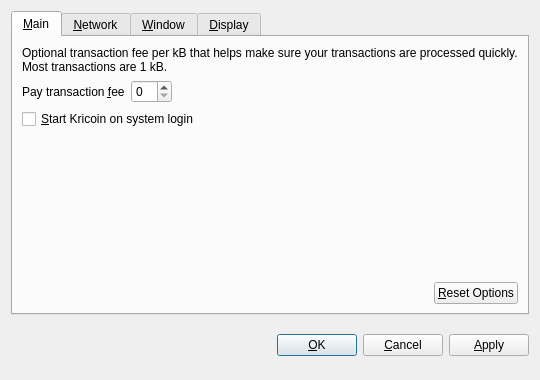
<?xml version="1.0" encoding="UTF-8"?>
<ui version="4.0">
 <class>OptionsDialog</class>
 <widget class="QDialog" name="OptionsDialog">
  <property name="geometry">
   <rect>
    <x>0</x>
    <y>0</y>
    <width>540</width>
    <height>380</height>
   </rect>
  </property>
  <property name="windowTitle">
   <string>Options</string>
  </property>
  <property name="modal">
   <bool>true</bool>
  </property>
  <layout class="QVBoxLayout" name="verticalLayout">
   <item>
    <widget class="QTabWidget" name="tabWidget">
     <property name="tabPosition">
      <enum>QTabWidget::North</enum>
     </property>
     <property name="currentIndex">
      <number>0</number>
     </property>
     <widget class="QWidget" name="tabMain">
      <attribute name="title">
       <string>&amp;Main</string>
      </attribute>
      <layout class="QVBoxLayout" name="verticalLayout_Main">
       <item>
        <widget class="QLabel" name="transactionFeeInfoLabel">
         <property name="text">
          <string>Optional transaction fee per kB that helps make sure your transactions are processed quickly. Most transactions are 1 kB.</string>
         </property>
         <property name="textFormat">
          <enum>Qt::PlainText</enum>
         </property>
         <property name="wordWrap">
          <bool>true</bool>
         </property>
        </widget>
       </item>
       <item>
        <layout class="QHBoxLayout" name="horizontalLayout_1_Main">
         <item>
          <widget class="QLabel" name="transactionFeeLabel">
           <property name="text">
            <string>Pay transaction &amp;fee</string>
           </property>
           <property name="textFormat">
            <enum>Qt::PlainText</enum>
           </property>
           <property name="buddy">
            <cstring>transactionFee</cstring>
           </property>
          </widget>
         </item>
         <item>
          <widget class="BitcoinAmountField" name="transactionFee"/>
         </item>
         <item>
          <spacer name="horizontalSpacer_1_Main">
           <property name="orientation">
            <enum>Qt::Horizontal</enum>
           </property>
           <property name="sizeHint" stdset="0">
            <size>
             <width>40</width>
             <height>20</height>
            </size>
           </property>
          </spacer>
         </item>
        </layout>
       </item>
       <item>
        <widget class="QCheckBox" name="bitcoinAtStartup">
         <property name="toolTip">
          <string>Automatically start Kricoin after logging in to the system.</string>
         </property>
         <property name="text">
          <string>&amp;Start Kricoin on system login</string>
         </property>
        </widget>
       </item>
       <item>
        <spacer name="verticalSpacer_Main">
         <property name="orientation">
          <enum>Qt::Vertical</enum>
         </property>
         <property name="sizeHint" stdset="0">
          <size>
           <width>20</width>
           <height>40</height>
          </size>
         </property>
        </spacer>
       </item>
       <item>
        <layout class="QHBoxLayout" name="horizontalLayout_2_Main">
         <item>
          <spacer name="horizontalSpacer_2_Main">
           <property name="orientation">
            <enum>Qt::Horizontal</enum>
           </property>
           <property name="sizeHint" stdset="0">
            <size>
             <width>40</width>
             <height>20</height>
            </size>
           </property>
          </spacer>
         </item>
         <item>
          <widget class="QPushButton" name="resetButton">
           <property name="toolTip">
            <string>Reset all client options to default.</string>
           </property>
           <property name="text">
            <string>&amp;Reset Options</string>
           </property>
           <property name="autoDefault">
            <bool>false</bool>
           </property>
          </widget>
         </item>
        </layout>
       </item>
      </layout>
     </widget>
     <widget class="QWidget" name="tabNetwork">
      <attribute name="title">
       <string>&amp;Network</string>
      </attribute>
      <layout class="QVBoxLayout" name="verticalLayout_Network">
       <item>
        <widget class="QCheckBox" name="mapPortUpnp">
         <property name="toolTip">
          <string>Automatically open the Kricoin client port on the router. This only works when your router supports UPnP and it is enabled.</string>
         </property>
         <property name="text">
          <string>Map port using &amp;UPnP</string>
         </property>
        </widget>
       </item>
       <item>
        <widget class="QCheckBox" name="connectSocks">
         <property name="toolTip">
          <string>Connect to the Kricoin network through a SOCKS proxy (e.g. when connecting through Tor).</string>
         </property>
         <property name="text">
          <string>&amp;Connect through SOCKS proxy:</string>
         </property>
        </widget>
       </item>
       <item>
        <layout class="QHBoxLayout" name="horizontalLayout_Network">
         <item>
          <widget class="QLabel" name="proxyIpLabel">
           <property name="text">
            <string>Proxy &amp;IP:</string>
           </property>
           <property name="textFormat">
            <enum>Qt::PlainText</enum>
           </property>
           <property name="buddy">
            <cstring>proxyIp</cstring>
           </property>
          </widget>
         </item>
         <item>
          <widget class="QValidatedLineEdit" name="proxyIp">
           <property name="maximumSize">
            <size>
             <width>140</width>
             <height>16777215</height>
            </size>
           </property>
           <property name="toolTip">
            <string>IP address of the proxy (e.g. 127.0.0.1)</string>
           </property>
          </widget>
         </item>
         <item>
          <widget class="QLabel" name="proxyPortLabel">
           <property name="text">
            <string>&amp;Port:</string>
           </property>
           <property name="textFormat">
            <enum>Qt::PlainText</enum>
           </property>
           <property name="buddy">
            <cstring>proxyPort</cstring>
           </property>
          </widget>
         </item>
         <item>
          <widget class="QLineEdit" name="proxyPort">
           <property name="maximumSize">
            <size>
             <width>55</width>
             <height>16777215</height>
            </size>
           </property>
           <property name="toolTip">
            <string>Port of the proxy (e.g. 9050)</string>
           </property>
          </widget>
         </item>
         <item>
          <widget class="QLabel" name="socksVersionLabel">
           <property name="text">
            <string>SOCKS &amp;Version:</string>
           </property>
           <property name="textFormat">
            <enum>Qt::PlainText</enum>
           </property>
           <property name="buddy">
            <cstring>socksVersion</cstring>
           </property>
          </widget>
         </item>
         <item>
          <widget class="QValueComboBox" name="socksVersion">
           <property name="toolTip">
            <string>SOCKS version of the proxy (e.g. 5)</string>
           </property>
          </widget>
         </item>
         <item>
          <spacer name="horizontalSpacer_Network">
           <property name="orientation">
            <enum>Qt::Horizontal</enum>
           </property>
           <property name="sizeHint" stdset="0">
            <size>
             <width>40</width>
             <height>20</height>
            </size>
           </property>
          </spacer>
         </item>
        </layout>
       </item>
       <item>
        <spacer name="verticalSpacer_Network">
         <property name="orientation">
          <enum>Qt::Vertical</enum>
         </property>
         <property name="sizeHint" stdset="0">
          <size>
           <width>20</width>
           <height>40</height>
          </size>
         </property>
        </spacer>
       </item>
      </layout>
     </widget>
     <widget class="QWidget" name="tabWindow">
      <attribute name="title">
       <string>&amp;Window</string>
      </attribute>
      <layout class="QVBoxLayout" name="verticalLayout_Window">
       <item>
        <widget class="QCheckBox" name="minimizeToTray">
         <property name="toolTip">
          <string>Show only a tray icon after minimizing the window.</string>
         </property>
         <property name="text">
          <string>&amp;Minimize to the tray instead of the taskbar</string>
         </property>
        </widget>
       </item>
       <item>
        <widget class="QCheckBox" name="minimizeOnClose">
         <property name="toolTip">
          <string>Minimize instead of exit the application when the window is closed. When this option is enabled, the application will be closed only after selecting Quit in the menu.</string>
         </property>
         <property name="text">
          <string>M&amp;inimize on close</string>
         </property>
        </widget>
       </item>
       <item>
        <spacer name="verticalSpacer_Window">
         <property name="orientation">
          <enum>Qt::Vertical</enum>
         </property>
         <property name="sizeHint" stdset="0">
          <size>
           <width>20</width>
           <height>40</height>
          </size>
         </property>
        </spacer>
       </item>
      </layout>
     </widget>
     <widget class="QWidget" name="tabDisplay">
      <attribute name="title">
       <string>&amp;Display</string>
      </attribute>
      <layout class="QVBoxLayout" name="verticalLayout_Display">
       <item>
        <layout class="QHBoxLayout" name="horizontalLayout_1_Display">
         <item>
          <widget class="QLabel" name="langLabel">
           <property name="text">
            <string>User Interface &amp;language:</string>
           </property>
           <property name="textFormat">
            <enum>Qt::PlainText</enum>
           </property>
           <property name="buddy">
            <cstring>lang</cstring>
           </property>
          </widget>
         </item>
         <item>
          <widget class="QValueComboBox" name="lang">
           <property name="toolTip">
            <string>The user interface language can be set here. This setting will take effect after restarting Kricoin.</string>
           </property>
          </widget>
         </item>
        </layout>
       </item>
       <item>
        <layout class="QHBoxLayout" name="horizontalLayout_2_Display">
         <item>
          <widget class="QLabel" name="unitLabel">
           <property name="text">
            <string>&amp;Unit to show amounts in:</string>
           </property>
           <property name="textFormat">
            <enum>Qt::PlainText</enum>
           </property>
           <property name="buddy">
            <cstring>unit</cstring>
           </property>
          </widget>
         </item>
         <item>
          <widget class="QValueComboBox" name="unit">
           <property name="toolTip">
            <string>Choose the default subdivision unit to show in the interface and when sending coins.</string>
           </property>
          </widget>
         </item>
        </layout>
       </item>
       <item>
        <widget class="QCheckBox" name="displayAddresses">
         <property name="toolTip">
          <string>Whether to show Kricoin addresses in the transaction list or not.</string>
         </property>
         <property name="text">
          <string>&amp;Display addresses in transaction list</string>
         </property>
        </widget>
       </item>
       <item>
        <spacer name="verticalSpacer_Display">
         <property name="orientation">
          <enum>Qt::Vertical</enum>
         </property>
         <property name="sizeHint" stdset="0">
          <size>
           <width>20</width>
           <height>40</height>
          </size>
         </property>
        </spacer>
       </item>
      </layout>
     </widget>
    </widget>
   </item>
   <item>
    <layout class="QHBoxLayout" name="horizontalLayout_Buttons">
     <item>
      <spacer name="horizontalSpacer_1">
       <property name="orientation">
        <enum>Qt::Horizontal</enum>
       </property>
       <property name="sizeHint" stdset="0">
        <size>
         <width>40</width>
         <height>48</height>
        </size>
       </property>
      </spacer>
     </item>
     <item>
      <widget class="QLabel" name="statusLabel">
       <property name="font">
        <font>
         <weight>75</weight>
         <bold>true</bold>
        </font>
       </property>
       <property name="text">
        <string/>
       </property>
       <property name="textFormat">
        <enum>Qt::PlainText</enum>
       </property>
       <property name="wordWrap">
        <bool>true</bool>
       </property>
      </widget>
     </item>
     <item>
      <spacer name="horizontalSpacer_2">
       <property name="orientation">
        <enum>Qt::Horizontal</enum>
       </property>
       <property name="sizeHint" stdset="0">
        <size>
         <width>40</width>
         <height>48</height>
        </size>
       </property>
      </spacer>
     </item>
     <item>
      <widget class="QPushButton" name="okButton">
       <property name="text">
        <string>&amp;OK</string>
       </property>
      </widget>
     </item>
     <item>
      <widget class="QPushButton" name="cancelButton">
       <property name="text">
        <string>&amp;Cancel</string>
       </property>
       <property name="autoDefault">
        <bool>false</bool>
       </property>
      </widget>
     </item>
     <item>
      <widget class="QPushButton" name="applyButton">
       <property name="text">
        <string>&amp;Apply</string>
       </property>
       <property name="autoDefault">
        <bool>false</bool>
       </property>
      </widget>
     </item>
    </layout>
   </item>
  </layout>
 </widget>
 <customwidgets>
  <customwidget>
   <class>BitcoinAmountField</class>
   <extends>QSpinBox</extends>
   <header>bitcoinamountfield.h</header>
  </customwidget>
  <customwidget>
   <class>QValueComboBox</class>
   <extends>QComboBox</extends>
   <header>qvaluecombobox.h</header>
  </customwidget>
  <customwidget>
   <class>QValidatedLineEdit</class>
   <extends>QLineEdit</extends>
   <header>qvalidatedlineedit.h</header>
  </customwidget>
 </customwidgets>
 <resources/>
 <connections/>
</ui>
